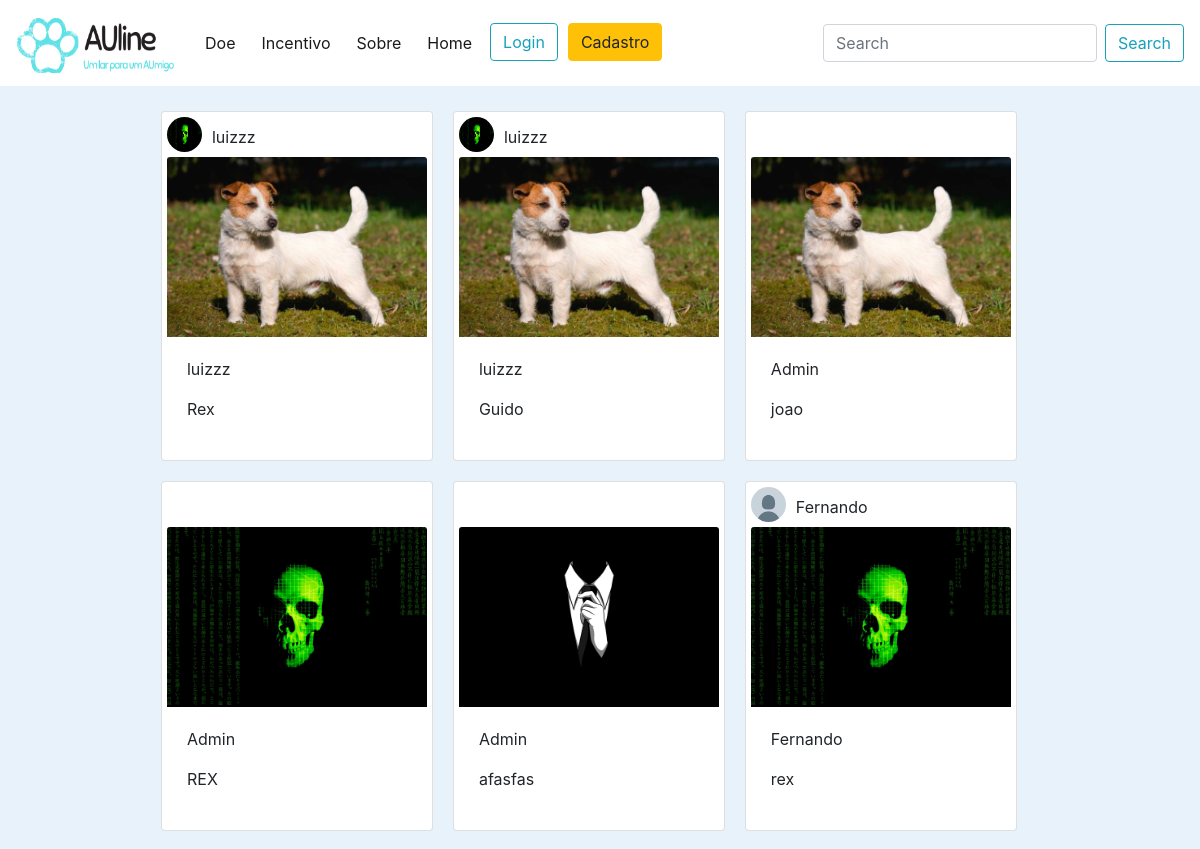
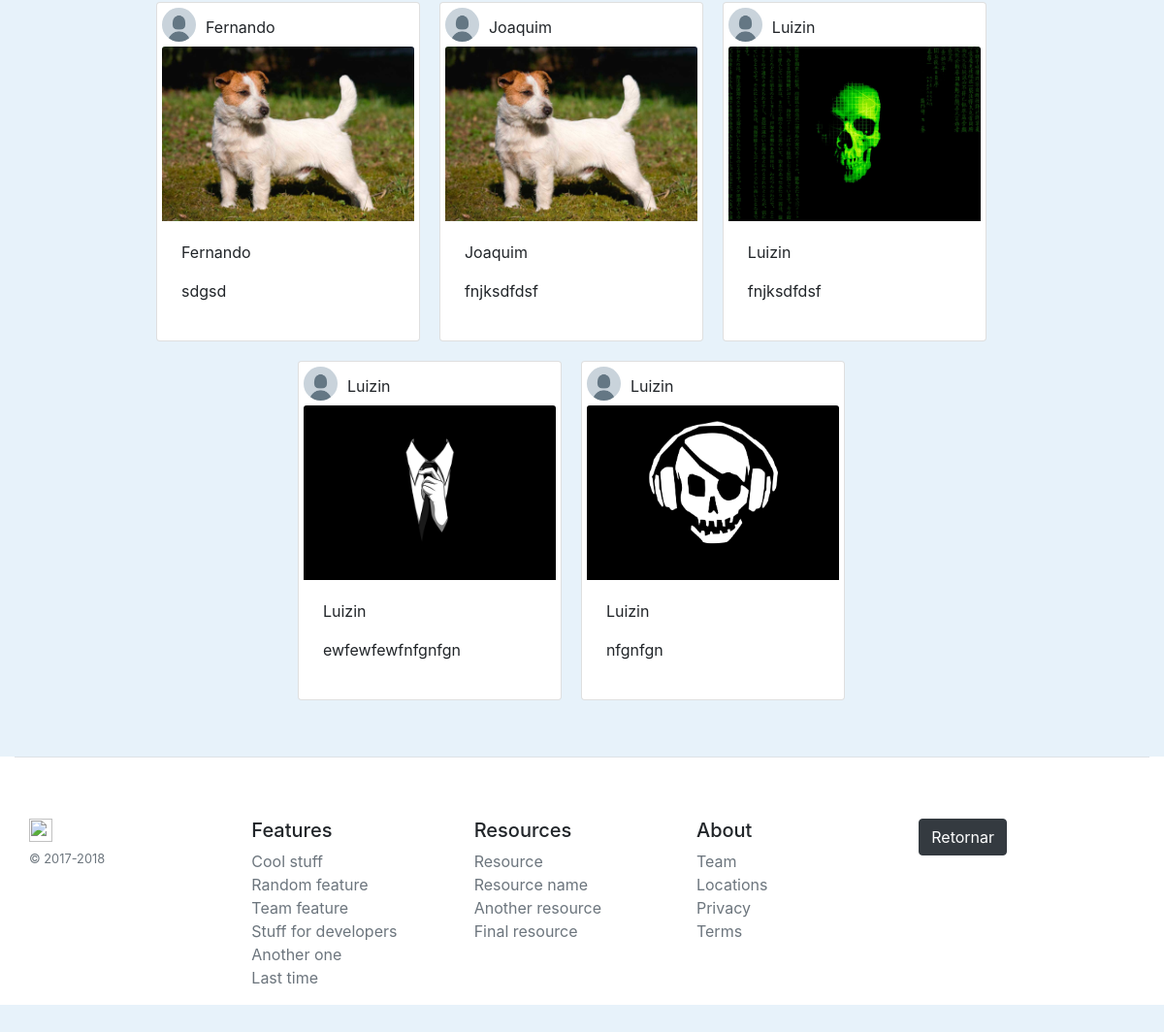
The page / on the database its author committed (2 pictures, top to bottom).
### users/models.py (models this page shows, shortened)
class Perfil(models.Model):
    user = models.OneToOneField(User, on_delete=models.CASCADE)
    data_de_nascimento = models.DateField('Data de nascimento', max_length=10)
    telefone = models.CharField('Telefone para contato', max_length=15)
    foto = models.ImageField('Foto de Perfil', upload_to='perfil', default='perfil/unknow.png')
    estado_usuario = models.CharField('Estado', max_length=50)
    cidade_usuario = models.CharField('Cidade', max_length=50, blank=True)
    rua_usuario = models.CharField('Rua', max_length=70, blank=True)

### publicacoes/models.py (models this page shows, shortened)
class Animal(models.Model):
    ESTADOS = (
        ('P', 'Perdido'),
        ('PA', 'Para Adoção'),
        ('E', 'Encontrado'),
    )
    SEXO = (
        ('F', 'Fêmea'),
        ('M', 'Macho'),
    )
    PORTE = (
        ('PE', 'Pequeno'),
        ('ME', 'Médio'),
        ('GR', 'Grande'),
    )
    nome = models.CharField('Nome', max_length=50)
    caracteristicas = models.TextField('Caracaterísticas')
    data_pub = models.DateTimeField('Data de Publicação', auto_now=True)
    imagem = models.ImageField('Imagem', upload_to='posts')
    categoria = models.CharField('Categoria', max_length=15, choices=ESTADOS, blank=True)
    sexo = models.CharField('Sexo', max_length=8, choices=SEXO, blank=True)
    porte = models.CharField('Porte', max_length=8, choices=PORTE, blank=True)
    usuario = models.ForeignKey(User, on_delete=models.CASCADE)
    vacinado = models.BooleanField('Vacinado', blank=True)
    vermifugado = models.BooleanField('Vermifugado', blank=True)
    castrado = models.BooleanField('Castrado', blank=True)
    estado = models.CharField('Estado', max_length=50)
    cidade = models.CharField('Cidade', max_length=50)
    rua = models.CharField('Rua', max_length=70)
    class Meta:
        ordering = ('-data_pub', )

### publicacoes/views.py (the view)
# urls.py: path('', lista_animal, name=''),
def lista_animal(request):
    perfil_usuarios = Perfil.objects.all()
    usuarios = User.objects.all()
    lista_de_animais = Animal.objects.all()
    contexto = {
        'lista_de_animais': lista_de_animais,
        'perfil_usuarios':perfil_usuarios,
        'usuarios':usuarios,
    }
    return render(request, 'index.html', contexto)

### templates/index.html (shortened to what this page needs)
{% extends 'base.html' %}
{% load static %}
{% block conteudo %}
    <div class="container">
        <div class="row justify-content-lg-center">
            {% for animal in lista_de_animais %}
                <div class="card col-sm-3" >
                    <div class="post-avatar">
                        {% for perfil in perfil_usuarios %}
                            {% if perfil.user == animal.usuario %}
                                <img src="../media/perfil/{{perfil.foto}}" alt="Avatar" class="avatar">
                                <p class="author"> {{animal.usuario}} </p>
                            {% endif %}
                        {% endfor %}
                    </div>
                    <a href="{% url 'perfil-animal' animal.id %}">
                        <img class="card-img-top" src="../media/{{animal.imagem}}" alt="{{animal.nome}}">
                    </a>
                    <div class="card-body">
                        <p>{{animal.usuario}}</p>
                        <p class="card-text">{{animal.nome}}</p>
                    </div>
                </div>
            {% endfor %}
        </div>
    </div>
{% endblock conteudo %}}

### static/css/style.css (style rules this page uses)
body { background-color: #E7F2FA; }
* { margin:0; padding: 0; box-sizing: border-box }
.card { margin: 10px; padding: 5px; height: 350px; max-width: 272px; }
.post-avatar .avatar { vertical-align: middle; width: 35px; height: 35px; border-radius: 50%; margin-right: 10px; }
.post-avatar .author { margin-top: 20px; }
.post-avatar { display: flex; flex-direction: row; align-items: center; height: 35px; }
.card-img-top { margin-top: 5px; width: 260px; height: 180px; }
.row { margin: 0; justify-content: center; margin-top: 15px; width: 98%; }

### rows shown on the page
Animal: usuario "luizzz", imagem (picture), nome "Rex"
Perfil: foto (picture)
Animal: usuario "luizzz", imagem (picture), nome "Guido"
Animal: imagem (picture), usuario "Admin", nome "joao"
Animal: imagem (picture), usuario "Admin", nome "REX"
Animal: imagem (picture), usuario "Admin", nome "afasfas"
Animal: usuario "Fernando", imagem (picture), nome "rex"
Perfil: foto (picture)
Animal: usuario "Fernando", imagem (picture), nome "sdgsd"
Animal: usuario "Joaquim", imagem (picture), nome "fnjksdfdsf"
Perfil: foto (picture)
Animal: usuario "Luizin", imagem (picture), nome "fnjksdfdsf"
Perfil: foto (picture)
Animal: usuario "Luizin", imagem (picture), nome "ewfewfewfnfgnfgn"
Animal: usuario "Luizin", imagem (picture), nome "nfgnfgn"
